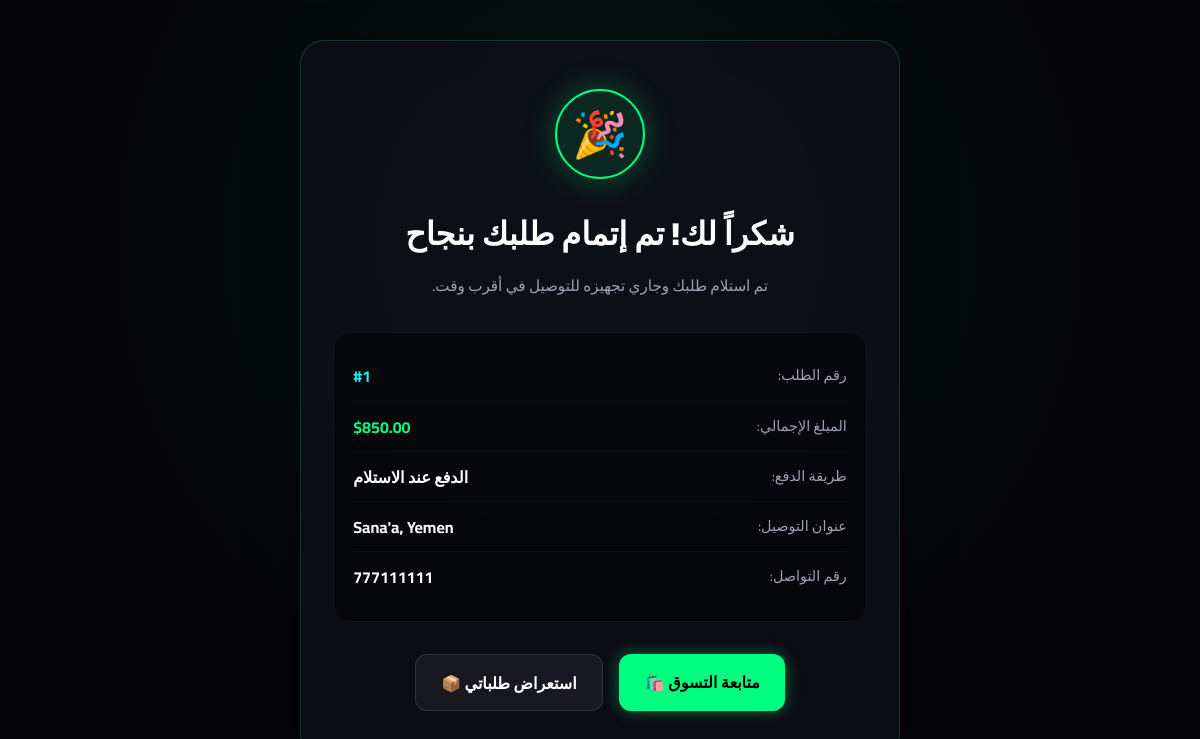
Screenshot of /order-success.php?id=1 (signed in) with the database file from the repository.
### tables this page shows
CREATE TABLE IF NOT EXISTS orders (
    id INT AUTO_INCREMENT PRIMARY KEY,
    user_id INT NOT NULL,
    total DECIMAL(10,2) NOT NULL,
    status ENUM(
        'pending',
        'processing',
        'shipped',
        'completed',
        'cancelled'
    ) NOT NULL DEFAULT 'pending',
    shipping_address VARCHAR(255) NOT NULL,
    phone VARCHAR(20) NOT NULL,
    payment_method ENUM('cash_on_delivery')
        NOT NULL DEFAULT 'cash_on_delivery',
    created_at TIMESTAMP DEFAULT CURRENT_TIMESTAMP,

    CONSTRAINT fk_orders_user
        FOREIGN KEY (user_id)
        REFERENCES users(id)
        ON UPDATE CASCADE
        ON DELETE RESTRICT
);

### order-success.php (the view, shortened to what this page needs)
<?php
require_once "config/database.php";
$user_id = $_SESSION['user_id'] ?? null;
$order_id = isset($_GET['id']) ? (int)$_GET['id'] : 0;
$query = "SELECT * FROM orders WHERE id = $order_id AND user_id = $user_id";
$result = mysqli_query($conn, $query);
$order = mysqli_fetch_assoc($result);
?>
<!DOCTYPE html>
<html lang="ar" dir="rtl">
<head>
    <link rel="stylesheet" href="CSS/success-style.css">
</head>
<body>
    <div class="success-card">
        <div class="icon-box">🎉</div>
        <h1 class="success-title">شكراً لك! تم إتمام طلبك بنجاح</h1>
        <p class="success-subtitle">تم استلام طلبك وجاري تجهيزه للتوصيل في أقرب وقت.</p>
        <div class="order-details-box">
            <div class="detail-row">
                <span class="detail-label">رقم الطلب:</span>
                <span class="detail-value highlight">#<?php echo $order['id']; ?></span>
            </div>
            <div class="detail-row">
                <span class="detail-label">المبلغ الإجمالي:</span>
                <span class="detail-value green">$<?php echo number_format($order['total'], 2); ?></span>
            </div>
            <div class="detail-row">
                <span class="detail-label">طريقة الدفع:</span>
                <span class="detail-value">الدفع عند الاستلام</span>
            </div>
            <div class="detail-row">
                <span class="detail-label">عنوان التوصيل:</span>
                <span class="detail-value"><?php echo htmlspecialchars($order['shipping_address']); ?></span>
            </div>
            <div class="detail-row">
                <span class="detail-label">رقم التواصل:</span>
                <span class="detail-value"><?php echo htmlspecialchars($order['phone']); ?></span>
            </div>
        </div>
        <div class="action-btns">
            <a href="index.php" class="btn-primary">متابعة التسوق 🛍️</a>
            <a href="my_orders.php" class="btn-secondary">استعراض طلباتي 📦</a>
        </div>
    </div>
</body>
</html>

### CSS/success-style.css (style rules this page uses)
:root { --bg-dark: #050509; --panel-glass: rgba(15, 15, 25, 0.75); --neon-cyan: #00f3ff; --neon-green: #00ff80; --border-glow: rgba(0, 255, 128, 0.2); --text-main: #ffffff; --text-sub: #a0a0b5; }
* { box-sizing: border-box; margin: 0; padding: 0; font-family: 'Cairo', sans-serif; }
body { background-color: var(--bg-dark); color: var(--text-main); min-height: 100vh; display: flex; align-items: center; justify-content: center; background-image: radial-gradient(circle at 50% 30%, rgba(0, 255, 128, 0.08) 0%, transparent 60%); padding: 2rem 1rem; }
.success-card { background: var(--panel-glass); backdrop-filter: blur(20px); border: 1px solid var(--border-glow); border-radius: 24px; padding: 3rem 2rem; max-width: 600px; width: 100%; text-align: center; box-shadow: 0 20px 50px rgba(0, 0, 0, 0.6); }
.icon-box { width: 90px; height: 90px; background: rgba(0, 255, 128, 0.1); border: 2px solid var(--neon-green); border-radius: 50%; display: flex; align-items: center; justify-content: center; font-size: 2.8rem; margin: 0 auto 1.5rem auto; box-shadow: 0 0 30px rgba(0, 255, 128, 0.3); }
.success-title { font-size: 2rem; font-weight: 900; color: #fff; margin-bottom: 0.5rem; }
.success-subtitle { color: var(--text-sub); font-size: 0.95rem; margin-bottom: 2rem; }
.order-details-box { background: rgba(0, 0, 0, 0.4); border: 1px solid rgba(255, 255, 255, 0.05); border-radius: 16px; padding: 1.2rem; margin-bottom: 2rem; text-align: right; }
.detail-row { display: flex; justify-content: space-between; padding: 0.6rem 0; border-bottom: 1px solid rgba(255, 255, 255, 0.03); }
.detail-row:last-child { border-bottom: none; }
.detail-label { color: var(--text-sub); font-size: 0.9rem; }
.detail-value { font-weight: 700; color: #fff; }
.detail-value.highlight { color: var(--neon-cyan); }
.detail-value.green { color: var(--neon-green); }
.action-btns { display: flex; gap: 1rem; justify-content: center; }
.btn-primary, .btn-secondary { padding: 0.8rem 1.6rem; border-radius: 12px; font-weight: 700; text-decoration: none; transition: 0.3s; }
.btn-primary { background: var(--neon-green); color: #000; box-shadow: 0 0 15px rgba(0, 255, 128, 0.4); }
.btn-secondary { background: rgba(255, 255, 255, 0.05); color: #fff; border: 1px solid rgba(255, 255, 255, 0.1); }

### rows the page displays
orders: id "1", total "850.00", shipping_address "Sana'a, Yemen", phone "777111111"
